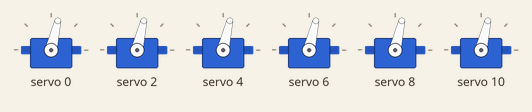
The sketch below on a simulated Arduino Uno, built with avr-gcc and run on an emulated ATmega328P. On the bench: 6 × servo.

Above: at 1.75 s.
At 2.75 s:
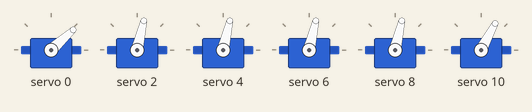
At 3.25 s:
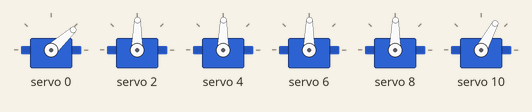
At 3.8 s:
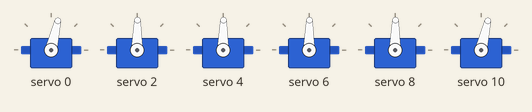
At 4.8 s:
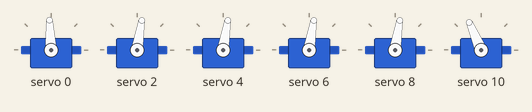
At 5.85 s:
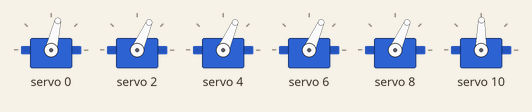
Timing chart, 0 to 7.3 s (numbered marks = the images above):
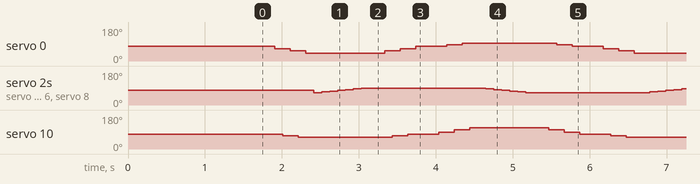

Measured:
- by itself, servo 0: repeats every 4.3 s: 54° 0.20 s, 42° 1.0 s, 54° 0.20 s, 66° 0.20 s, 77° 0.40 s, 85° 0.20 s, 93° 1.2 s, 85° 0.20 s, 77° 0.40 s, 66° 0.20 s
- by itself, servo 10: repeats every 4.3 s: 62° 1.2 s, 70° 0.20 s, 77° 0.40 s, 89° 0.20 s, 101° 0.20 s, 113° 1.0 s, 101° 0.20 s, 89° 0.20 s, 77° 0.40 s, 70° 0.20 s

The sketch:

servo_move.ino
```cpp
#include<Wire.h>
#include<Adafruit_PWMServoDriver.h>

Adafruit_PWMServoDriver pwm = Adafruit_PWMServoDriver();

#define ServoMin 150
#define ServoMax 510

int flag = 0;

void servowrite(int servonum, int angle){
  int tick = map(angle,0,180,ServoMin,ServoMax);
  pwm.setPWM(servonum,0,tick);
}

void zeroset(){
  for (int i=0;i<6;i++){
    servowrite(2*i,90);

    delay(100);
  }
}

void setup() {
  // put your setup code here, to run once:
  Serial.begin(9600);
  pwm.begin();
  pwm.setPWMFreq(60);
  delay(100);

  zeroset();
  delay(1000);
}

void loop() {
  // put your main code here, to run repeatedly:

  for (int i=0; i<4; i++){
   servowrite(0,90-15*i);
   delay(100);
   if(i<3){
    servowrite(10,90-10*i);
    delay(100);
   }
  }
  if (flag=0){
    for (int i=0; i<4; i++){
      servowrite(4,90+5*i);
      servowrite(2,90+5*i);
      servowrite(6,90+5*i);
      servowrite(8,90+5*i);
      delay(100);
    }
  }

  else{
    for (int i=0; i<7; i++){
      servowrite(4,75+5*i);
      servowrite(2,75+5*i);
      servowrite(6,75+5*i);
      servowrite(8,75+5*i);
      delay(100);
    }
  }
  for (int i=0; i<4; i++){
     servowrite(0,45+15*i);
     delay(100);
     if(i<3){
      servowrite(10,70+10*i);
      delay(100);
     }
  }
  for (int i=0; i<4; i++){
    servowrite(10,90+15*i);
     delay(100);
     if(i<3){
      servowrite(0,90+10*i);
      delay(100);
     }
  }
  for (int i=0; i<7; i++){
      servowrite(4,105-5*i);
      servowrite(2,105-5*i);
      servowrite(6,105-5*i);
      servowrite(8,105-5*i);
      delay(100);
    }
  for (int i=0; i<4; i++){
    servowrite(10,135-15*i);
     delay(100);
     if(i<3){
      servowrite(0,110-10*i);
      delay(100);
     }
  }
  flag++;
}
```
